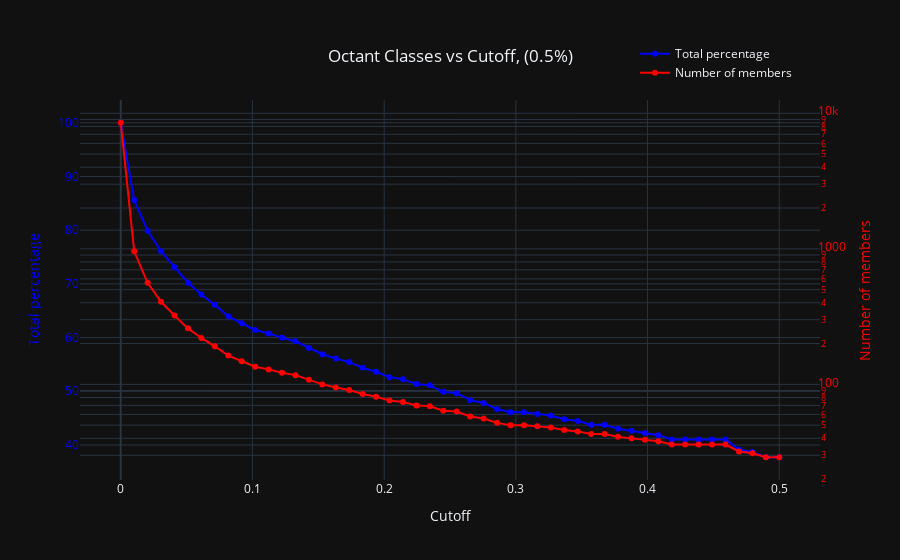

This figure's notebook cell:
### Code cell
# the average structures for each class, returned as a
# list of disulfides
PDB_SS.plot_classes_vs_cutoff(0.5, 50)
